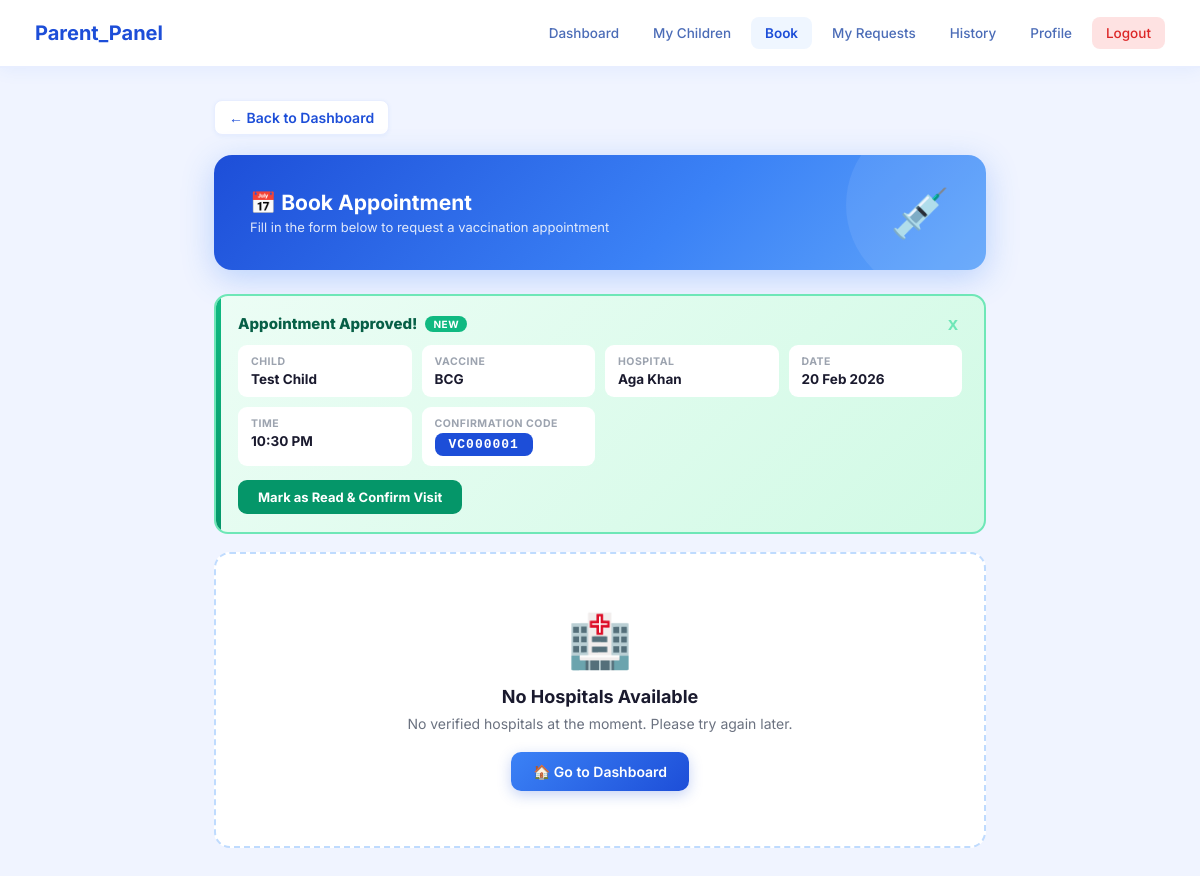
Page /parent/book_appointment.php (signed in) on the committed database.
### tables this page shows
CREATE TABLE `notifications` (
  `notification_id` int(11) NOT NULL,
  `user_id` int(11) NOT NULL,
  `notification_type` enum('vaccination_reminder','appointment_approved','appointment_rejected','booking_confirmation','vaccination_completed','system') NOT NULL,
  `title` varchar(200) NOT NULL,
  `message` text NOT NULL,
  `related_id` int(11) DEFAULT NULL,
  `is_read` tinyint(1) DEFAULT 0,
  `created_at` timestamp NOT NULL DEFAULT current_timestamp()
);

CREATE TABLE `children` (
  `child_id` int(11) NOT NULL,
  `parent_id` int(11) NOT NULL,
  `full_name` varchar(100) NOT NULL,
  `date_of_birth` date NOT NULL,
  `gender` enum('Male','Female','Other') NOT NULL,
  `blood_group` varchar(5) DEFAULT NULL,
  `birth_weight` decimal(5,2) DEFAULT NULL,
  `birth_height` decimal(5,2) DEFAULT NULL,
  `medical_conditions` text DEFAULT NULL,
  `allergies` text DEFAULT NULL,
  `photo_url` varchar(255) DEFAULT NULL,
  `is_active` tinyint(1) DEFAULT 1,
  `created_at` timestamp NOT NULL DEFAULT current_timestamp(),
  `updated_at` timestamp NOT NULL DEFAULT current_timestamp() ON UPDATE current_timestamp()
);

CREATE TABLE `vaccines` (
  `vaccine_id` int(11) NOT NULL,
  `vaccine_name` varchar(100) NOT NULL,
  `vaccine_code` varchar(20) DEFAULT NULL,
  `description` text DEFAULT NULL,
  `manufacturer` varchar(100) DEFAULT NULL,
  `scheduled_age` varchar(50) DEFAULT NULL,
  `dosage_info` varchar(100) DEFAULT NULL,
  `storage_requirements` text DEFAULT NULL,
  `side_effects` text DEFAULT NULL,
  `is_active` tinyint(1) DEFAULT 1,
  `created_at` timestamp NOT NULL DEFAULT current_timestamp(),
  `updated_at` timestamp NOT NULL DEFAULT current_timestamp() ON UPDATE current_timestamp()
);

CREATE TABLE `hospitals` (
  `hospital_id` int(11) NOT NULL,
  `user_id` int(11) NOT NULL,
  `hospital_name` varchar(150) NOT NULL,
  `registration_number` varchar(50) DEFAULT NULL,
  `address` text NOT NULL,
  `city` varchar(50) NOT NULL,
  `state` varchar(50) NOT NULL,
  `postal_code` varchar(10) DEFAULT NULL,
  `latitude` decimal(10,8) DEFAULT NULL,
  `longitude` decimal(11,8) DEFAULT NULL,
  `contact_person` varchar(100) DEFAULT NULL,
  `is_verified` tinyint(1) DEFAULT 0,
  `is_active` tinyint(1) DEFAULT 1,
  `created_at` timestamp NOT NULL DEFAULT current_timestamp(),
  `updated_at` timestamp NOT NULL DEFAULT current_timestamp() ON UPDATE current_timestamp()
);

CREATE TABLE `vaccination_bookings` (
  `booking_id` int(11) NOT NULL,
  `request_id` int(11) NOT NULL,
  `child_id` int(11) NOT NULL,
  `hospital_id` int(11) NOT NULL,
  `vaccine_id` int(11) NOT NULL,
  `dose_number` int(11) NOT NULL,
  `appointment_date` date NOT NULL,
  `appointment_time` time NOT NULL,
  `booking_status` enum('scheduled','completed','cancelled','missed') DEFAULT 'scheduled',
  `confirmation_code` varchar(20) DEFAULT NULL,
  `reminder_sent` tinyint(1) DEFAULT 0,
  `created_at` timestamp NOT NULL DEFAULT current_timestamp(),
  `updated_at` timestamp NOT NULL DEFAULT current_timestamp() ON UPDATE current_timestamp()
);

### parent/book_appointment.php (the view, shortened to what this page needs)
<?php
include("../dbconnection.php");
$user_id = $_SESSION["user_id"];
$query_parent  = "SELECT * FROM parents WHERE user_id = '$user_id'";
$result_parent = mysqli_query($connection, $query_parent);
$parent_data   = mysqli_fetch_assoc($result_parent);
$parent_id     = $parent_data['parent_id'] ?? "";
$query_children  = "SELECT * FROM children WHERE parent_id = '$parent_id' AND is_active = 1 ORDER BY full_name";
$result_children = mysqli_query($connection, $query_children);
$children_count  = mysqli_num_rows($result_children);
$query_hospitals  = "SELECT * FROM hospitals WHERE is_active = 1 AND is_verified = 1 ORDER BY hospital_name";
$result_hospitals = mysqli_query($connection, $query_hospitals);
$hospitals_count  = mysqli_num_rows($result_hospitals);
$approval_alerts = [];
$q_alerts = "SELECT n.notification_id, n.message, n.related_id, n.created_at,
                    vb.confirmation_code, vb.appointment_date, vb.appointment_time,
                    c.full_name as child_name, v.vaccine_name, h.hospital_name
             FROM notifications n
             JOIN appointment_requests ar ON n.related_id = ar.request_id
             JOIN vaccination_bookings vb ON vb.request_id = ar.request_id
             JOIN children c   ON ar.child_id  = c.child_id
             JOIN vaccines v   ON ar.vaccine_id = v.vaccine_id
             JOIN hospitals h  ON ar.hospital_id = h.hospital_id
             WHERE n.user_id = '$user_id'
               AND n.notification_type = 'appointment_approved'
               AND n.is_read = 0
             ORDER BY n.created_at DESC";
$r_alerts = mysqli_query($connection, $q_alerts);
if($r_alerts){
    while($row = mysqli_fetch_assoc($r_alerts)){
        $approval_alerts[] = $row;
    }
}
?>
<!DOCTYPE html>
<html lang="en">
<head>
</head>
<body>
<div class="navbar">
    <div class="navbar-brand">
        <h2>Parent_Panel</h2>
    </div>
    <div class="navbar-links">
        <a href="dashboard.php"> Dashboard</a>
        <a href="my_children.php"> My Children</a>
        <a href="book_appointment.php" class="active"> Book</a>
        <a href="my_requests.php"> My Requests</a>
        <a href="vaccinationhistory.php"> History</a>
        <a href="myprofile.php"> Profile</a>
        <a href="../logout.php" class="logout"> Logout</a>
    </div>
</div>
<div class="page-wrapper">
    <a href="dashboard.php" class="back-link">← Back to Dashboard</a>
    <div class="page-banner">
        <div class="banner-text">
            <h2>📅 Book Appointment</h2>
            <p>Fill in the form below to request a vaccination appointment</p>
        </div>
        <div class="banner-icon">💉</div>
    </div>
    <?php foreach($approval_alerts as $alert): ?>
    <div class="approval-alert" id="alert-<?php echo $alert['notification_id']; ?>">
        <div class="approval-alert-header">
            <div class="approval-alert-title">
                Appointment Approved!
                <span class="approval-badge">NEW</span>
            </div>
            <button class="approval-close" onclick="dismissAlert(<?php echo $alert['notification_id']; ?>)" title="Dismiss">x</button>
        </div>
        <div class="approval-grid">
            <div class="approval-item">
                <div class="approval-item-label">Child</div>
                <div class="approval-item-val"><?php echo htmlspecialchars($alert['child_name']); ?></div>
            </div>
            <div class="approval-item">
                <div class="approval-item-label">Vaccine</div>
                <div class="approval-item-val"><?php echo htmlspecialchars($alert['vaccine_name']); ?></div>
            </div>
            <div class="approval-item">
                <div class="approval-item-label">Hospital</div>
                <div class="approval-item-val"><?php echo htmlspecialchars($alert['hospital_name']); ?></div>
            </div>
            <div class="approval-item">
                <div class="approval-item-label">Date</div>
                <div class="approval-item-val"><?php echo date('d M Y', strtotime($alert['appointment_date'])); ?></div>
            </div>
            <div class="approval-item">
                <div class="approval-item-label">Time</div>
                <div class="approval-item-val"><?php echo date('h:i A', strtotime($alert['appointment_time'])); ?></div>
            </div>
            <div class="approval-item">
                <div class="approval-item-label">Confirmation Code</div>
                <div class="approval-item-val"><span class="conf-code"><?php echo htmlspecialchars($alert['confirmation_code']); ?></span></div>
            </div>
        </div>
        <form method="POST" style="display:inline;">
            <button type="submit" class="approval-dismiss-btn">
                Mark as Read & Confirm Visit
            </button>
        </form>
    </div>
    <?php endforeach; ?>
    <?php if($children_count == 0): ?>
    <div class="empty-warn">
        <span class="ew-icon">👶</span>
        <h3>No Children Registered</h3>
        <p>Please add a child first before booking an appointment.</p>
        <a href="add_child.php">➕ Add Child Now</a>
    </div>
    <?php elseif($hospitals_count == 0): ?>
    <div class="empty-warn">
        <span class="ew-icon">🏥</span>
        <h3>No Hospitals Available</h3>
        <p>No verified hospitals at the moment. Please try again later.</p>
        <a href="dashboard.php">🏠 Go to Dashboard</a>
    </div>
    <?php endif; ?>
</div>
</body>
</html>

### parent/book_appointment.php (style rules this page uses)
* { margin:0; padding:0; box-sizing:border-box; }
body { font-family:'Inter',Arial,sans-serif; background:#f0f4ff; color:#1a1a2e; }
.navbar { background:#fff; border-bottom:2px solid #e8eeff; padding:0 35px; display:flex; justify-content:space-between; align-items:center; height:68px; box-shadow:0 2px 16px rgba(59,130,246,0.08); position:sticky; top:0; z-index:100; }
.navbar-brand { display:flex; align-items:center; gap:10px; }
.navbar-brand h2 { font-size:20px; font-weight:700; color:#1d4ed8; }
.navbar-links { display:flex; align-items:center; gap:6px; }
.navbar-links a { color:#4b6cb7; text-decoration:none; padding:8px 14px; border-radius:8px; font-size:13.5px; font-weight:500; transition:all .2s; }
.navbar-links a.active { background:#eff6ff; color:#1d4ed8; font-weight:600; }
.navbar-links a.logout { background:#fee2e2; color:#dc2626; }
.page-wrapper { max-width:820px; margin:32px auto; padding:0 24px; }
.back-link { display:inline-flex; align-items:center; gap:6px; color:#1d4ed8; text-decoration:none; font-size:14px; font-weight:600; margin-bottom:20px; padding:8px 14px; background:#fff; border:1px solid #e8eeff; border-radius:8px; transition:all .2s; box-shadow:0 1px 4px rgba(59,130,246,.07); }
.page-banner { background:linear-gradient(135deg,#1d4ed8 0%,#3b82f6 60%,#60a5fa 100%); border-radius:18px; padding:28px 36px; margin-bottom:24px; color:#fff; display:flex; align-items:center; justify-content:space-between; box-shadow:0 8px 32px rgba(59,130,246,.3); position:relative; overflow:hidden; }
.page-banner::before { content:''; position:absolute; top:-40px; right:-40px; width:180px; height:180px; background:rgba(255,255,255,.08); border-radius:50%; }
.banner-text { position:relative; z-index:1; }
.banner-text h2 { font-size:21px; font-weight:700; margin-bottom:4px; }
.banner-text p { font-size:13px; opacity:.85; }
.banner-icon { font-size:48px; position:relative; z-index:1; opacity:.9; }
.approval-alert { background: linear-gradient(135deg, #ecfdf5, #d1fae5); border: 2px solid #6ee7b7; border-radius: 14px; padding: 18px 22px; margin-bottom: 18px; position: relative; overflow: hidden; animation: slideDown .4s ease; }
.approval-alert::before { content: ''; position: absolute; top:0; left:0; bottom:0; width: 5px; background: linear-gradient(180deg, #10b981, #059669); border-radius: 14px 0 0 14px; }
.approval-alert-header { display: flex; align-items: center; justify-content: space-between; margin-bottom: 12px; }
.approval-alert-title { font-size: 15px; font-weight: 800; color: #065f46; display: flex; align-items: center; gap: 8px; }
.approval-badge { background: #10b981; color: white; font-size: 10px; font-weight: 700; padding: 2px 8px; border-radius: 20px; letter-spacing: .5px; }
.approval-close { background: none; border: none; cursor: pointer; color: #6ee7b7; font-size: 18px; font-weight: 700; line-height: 1; padding: 0 4px; }
.approval-grid { display: grid; grid-template-columns: repeat(auto-fit, minmax(160px, 1fr)); gap: 10px; margin-bottom: 14px; }
.approval-item { background: white; border-radius: 9px; padding: 10px 13px; }
.approval-item-label { font-size: 10.5px; font-weight: 700; color: #9ca3af; text-transform: uppercase; letter-spacing: .5px; }
.approval-item-val { font-size: 13.5px; font-weight: 700; color: #1a1a2e; margin-top: 3px; }
.conf-code { display: inline-block; background: #1d4ed8; color: white; font-size: 13px; font-weight: 800; padding: 4px 14px; border-radius: 8px; letter-spacing: 1px; font-family: monospace; }
.approval-dismiss-btn { display: inline-flex; align-items: center; gap: 6px; background: #059669; color: white; padding: 9px 20px; border-radius: 9px; font-size: 13px; font-weight: 700; border: none; cursor: pointer; font-family: 'Inter', sans-serif; transition: all .2s; text-decoration: none; }
.empty-warn { text-align:center; padding:55px 30px; background:#fff; border-radius:16px; border:2px dashed #bfdbfe; }
.empty-warn .ew-icon { font-size:52px; margin-bottom:14px; display:block; }
.empty-warn h3 { font-size:18px; font-weight:700; color:#1a1a2e; margin-bottom:8px; }
.empty-warn p { color:#6b7280; font-size:14px; margin-bottom:20px; }
.empty-warn a { display:inline-flex; align-items:center; gap:6px; background:linear-gradient(135deg,#3b82f6,#1d4ed8); color:#fff; padding:11px 22px; border-radius:10px; text-decoration:none; font-size:14px; font-weight:600; box-shadow:0 4px 14px rgba(29,78,216,.25); transition:all .2s; }

### rows in the picture
notifications: children.full_name "Test Child", vaccines.vaccine_name "BCG", hospitals.hospital_name "Aga Khan", vaccination_bookings.appointment_date "20 Feb 2026", vaccination_bookings.appointment_time "10:30 PM", vaccination_bookings.confirmation_code "VC000001"
